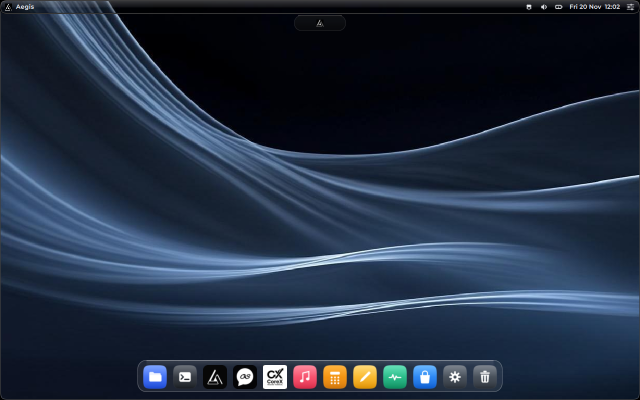
#> input picture docs/screenshots/v0.6.78/01-home.png, 1280 x 800 px, found by its file name (shown at 1/2 size); the run also reads 1 picture not shown here
$ python gen_mockups.py
#> lines starting #> are read from the running program, lines starting #| are printed output that depends on the picture
#!/usr/bin/env python3
# AEGIS v0.6.81 mockups — 4 review images built from the icon pack + the real
# v0.6.78 wallpaper/panel language. Glass = blur + saturate + white ink +
# specular rims + sheen + inner bottom shadow (the W67 recipe, rendered).
import os, math
from PIL import Image, ImageDraw, ImageFilter, ImageEnhance, ImageFont

REPO = "/home/z/my-project/work/aegis-v0678/repo"
PACK = "/home/z/my-project/download/AEGIS-v0.6.81-icon-pack/png"
OUT = "/home/z/my-project/download/AEGIS-v0.6.81-mockups"
os.makedirs(OUT, exist_ok=True)

F = "/usr/share/fonts/truetype/dejavu/DejaVuSans.ttf"
FB = "/usr/share/fonts/truetype/dejavu/DejaVuSans-Bold.ttf"
def font(sz, bold=False): return ImageFont.truetype(FB if bold else F, sz)

ACCENT = (62, 139, 255)
CAP = Image.open(f"{REPO}/docs/screenshots/v0.6.78/01-home.png").convert("RGB")
#> CAP is the input picture: PIL image 1280x800 RGB; mean R, G, B 33.6, 46, 64.7
SET = Image.open(f"{REPO}/docs/screenshots/v0.6.78/04-settings.png").convert("RGB")
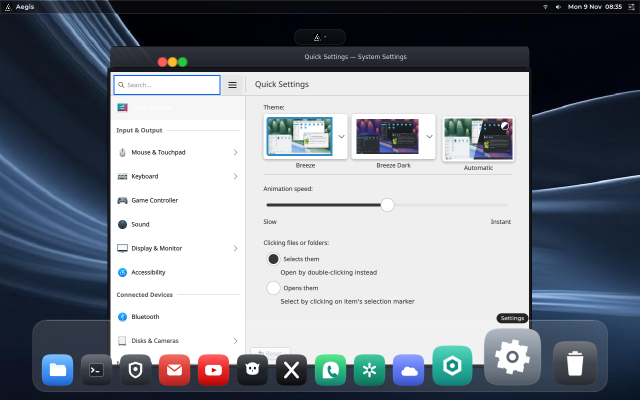
#> input picture docs/screenshots/v0.4.1/04-settings.png, 1280 x 800 px, found by its file name (shown at 1/2 size)
#> SET is the input picture: PIL image 1280x800 RGB; mean R, G, B 127.4, 133.7, 142.4
CC  = Image.open(f"{REPO}/docs/screenshots/v0.6.78/04j2-cc-over-files.png").convert("RGB")
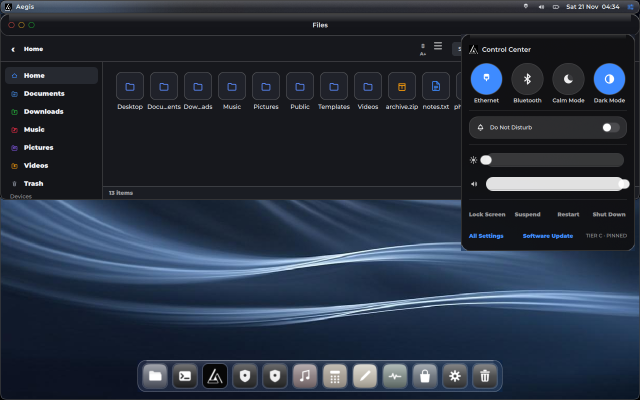
#> input picture docs/screenshots/v0.6.81/04j2-cc-over-files.png, 1280 x 800 px, found by its file name (shown at 1/2 size)
#> CC is the input picture: PIL image 1280x800 RGB; mean R, G, B 39.6, 48.5, 62.9
MARK = Image.open(f"{REPO}/shell/src/qml/aegis-mark.png").convert("RGBA")

# wallpaper backdrop: the real Aurora Ink, panel/island rows cropped out
WALL = CAP.crop((0, 72, 1280, 708)).resize((1280, 800), Image.LANCZOS)
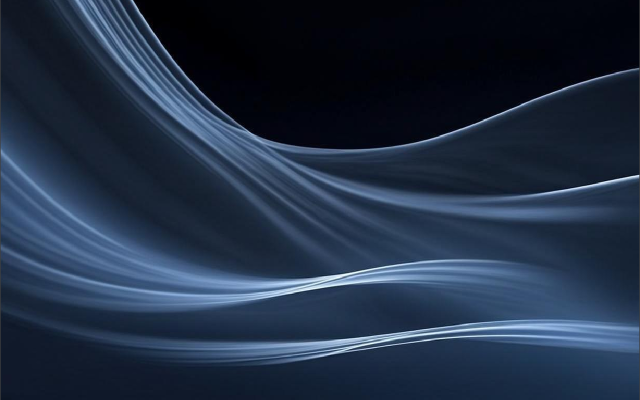
#> WALL: PIL image 1280x800 RGB (shown at 1/2 size); mean R, G, B 33.2, 47.2, 68.1

def rr(draw, box, r, **kw): draw.rounded_rectangle(box, radius=r, **kw)

# [5 lines left out: function overlay, not called in this run]

def commit(im, ov): im.alpha_composite(ov)

def glass(im, box, r=18, blur=18, sat=2.0, bright=1.08, ink=0.14, border=0.30,
          sheen=0.10, ibs=0.12, ink_color=(255, 255, 255)):
    """the W67 material: blurred+saturated backdrop, white ink, rims, sheen."""
#> called with box = (0, 0, 1280, 28), r = 2, blur = 10, sat = 1.8, bright = 1.08, ink = 0.12, border = 0, sheen = 0.06
    x0, y0, x1, y1 = box
    reg = im.crop(box).filter(ImageFilter.GaussianBlur(blur))
    reg = ImageEnhance.Color(reg).enhance(sat)
    reg = ImageEnhance.Brightness(reg).enhance(bright)
    ov = Image.new("RGBA", reg.size, ink_color + (int(255 * ink),))
    reg = Image.alpha_composite(reg.convert("RGBA"), ov)
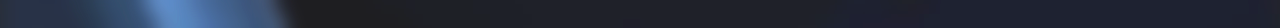
#> reg: PIL image 1280x28 RGBA; mean R, G, B, A 36.7, 43.9, 59.7, 255
    if sheen > 0:  # top-half sheen wash
        h = reg.size[1]
#> h = 28
        grad = Image.new("L", (1, h))
        for y in range(h):
            grad.putpixel((0, y), int(255 * sheen * max(0, 1 - y / (h * 0.55))))
        grad = grad.resize(reg.size)
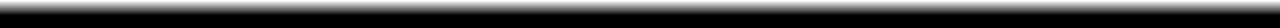
#> grad: PIL image 1280x28 L; min 0, max 15, mean 4.29; drawn with min black and max white
        white_layer = Image.new("RGBA", reg.size, (255, 255, 255, 255))
#> white_layer: PIL image 1280x28 RGBA; every value is 255
        white_layer.putalpha(grad)
        reg = Image.alpha_composite(reg, white_layer)
    mask = Image.new("L", reg.size, 0)
#> mask: PIL image 1280x28 L; every value is 0
    ImageDraw.Draw(mask).rounded_rectangle((0, 0, reg.size[0] - 1, reg.size[1] - 1), r, fill=255)
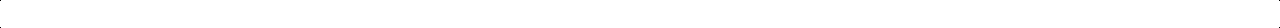
#> mask: PIL image 1280x28 L; 100% white; black in thin lines or dots
    im.paste(reg.convert("RGB"), (x0, y0), mask)
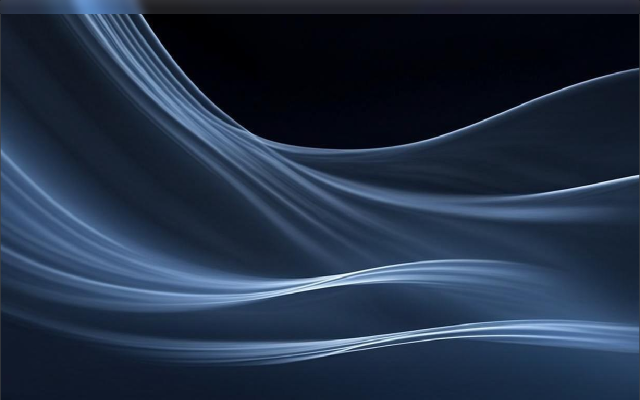
#> im: PIL image 1280x800 RGBA (shown at 1/2 size); mean R, G, B, A 34.2, 48.4, 69.5, 255
    dr = ImageDraw.Draw(im, "RGBA")
    rr(dr, box, r, outline=(255, 255, 255, int(255 * border)), width=2)          # rim
    rr(dr, (x0 + 1, y0 + 1, x1 - 1, y1 - 1), r - 1,
       outline=(255, 255, 255, int(255 * border * 0.45)), width=1)               # inner rim
    if ibs > 0:                                                                  # inner bottom shadow
        ov, d2 = overlay(im)
        d2.line((x0 + r, y1 - 2, x1 - r, y1 - 2), fill=(0, 0, 0, int(255 * ibs)), width=2)
        commit(im, ov)

def icon(im, name, color, px, pos):
    p = f"{PACK}/{name}-{color}@3x.png"
    ic = Image.open(p).convert("RGBA").resize((px, px), Image.LANCZOS)
    im.paste(ic, pos, ic)

def text(im, pos, s, sz=12, fill=(255, 255, 255, 235), bold=False, anchor="la"):
    ImageDraw.Draw(im, "RGBA").text(pos, s, font=font(sz, bold), fill=fill, anchor=anchor)

# [37 lines left out: functions circle_glass, pill_slider, hairline, not called in this run]

def panel_and_island(im):
    glass(im, (0, 0, 1280, 28), r=2, blur=10, sat=1.8, ink=0.12, border=0.0, sheen=0.06, ibs=0)
    mk = MARK.resize((15, 15), Image.LANCZOS); im.paste(mk, (12, 7), mk)
    text(im, (33, 6), "Aegis", 12, (255, 255, 255, 235), True)
    icon(im, "wifi", "white", 18, (1074, 5))
    icon(im, "speaker", "white", 18, (1100, 5))
    icon(im, "battery", "white", 24, (1126, 2))
    text(im, (1156, 8), "Fri 20 Nov  12:19", 10)
    icon(im, "sliders", "white", 16, (1252, 6))
    # island — the one opaque instrument (T17, exempt from the ink flip)
    dr = ImageDraw.Draw(im, "RGBA")
    rr(dr, (556, 36, 724, 64), 14, fill=(8, 10, 13, 240), outline=(255, 255, 255, 30), width=1)
    mk2 = MARK.resize((17, 17), Image.LANCZOS); im.paste(mk2, (585, 41), mk2)

# [133 lines left out: functions dock, files_window, cc_sheet, not called in this run]

def mock_cc():
    im = WALL.copy().convert("RGBA")
    panel_and_island(im)
    cc_sheet(im, (916, 78, 1262, 410))
    dock(im)
    im.convert("RGB").save(f"{OUT}/cc-liquid-glass.png")
    print("cc-liquid-glass.png", im.size)

# [115 lines left out: functions mock_desktop, mock_anatomy, mock_before_after, not called in this run]

#> (the run stopped early here; a loop or call above may not have finished)
